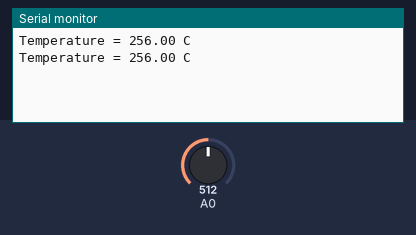
A sketch run on a simulated Arduino Uno, built with avr-gcc and run on an emulated ATmega328P. On the bench: the last lines printed to the serial monitor. The test bench sets the inputs (shaded band); at power-on: A0 = 512.

Above: at 1.8 s.
1.9 s: A0 set to 716
At 2.8 s:
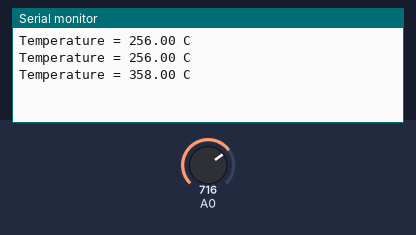
3.4 s: A0 set to 900
At 4.7 s:
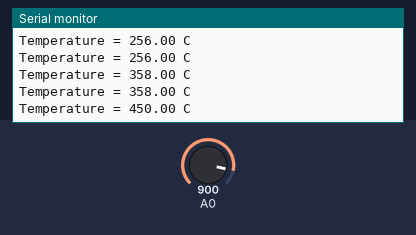
Timing chart, 0 to 6.4 s (numbered marks = the images above; inputs shaded):
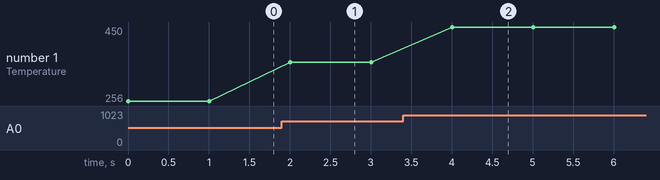

Measured:
- after the input at 1.9 s, the serial monitor: prints a new line after 0.10 s (image 1)
- after the input at 3.4 s, the serial monitor: prints a new line after 0.60 s (image 2)
- plotted number 1: 256 → 358 after the input at 1.9 s, 358 → 450 after the input at 3.4 s

The sketch:

temperature-lm35-simple.ino
```cpp
void setup() {

  Serial.begin(9600);
}

void loop() {

  float temperature = analogRead(A0);
  float value = temperature / 2; //approximation
  //real value is 0.488!

  Serial.print("Temperature = ");
  Serial.print(value);
  Serial.println(" C");

  delay(1000);
}
```
